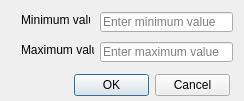
<?xml version="1.0" encoding="UTF-8"?>
<ui version="4.0">
 <class>BigintProperty</class>
 <widget class="QDialog" name="BigintProperty">
  <property name="geometry">
   <rect>
    <x>0</x>
    <y>0</y>
    <width>244</width>
    <height>101</height>
   </rect>
  </property>
  <property name="windowTitle">
   <string>Whole number properties</string>
  </property>
  <widget class="QDialogButtonBox" name="buttonBox">
   <property name="geometry">
    <rect>
     <x>74</x>
     <y>74</y>
     <width>156</width>
     <height>23</height>
    </rect>
   </property>
   <property name="orientation">
    <enum>Qt::Horizontal</enum>
   </property>
   <property name="standardButtons">
    <set>QDialogButtonBox::Cancel|QDialogButtonBox::Ok</set>
   </property>
  </widget>
  <widget class="QLineEdit" name="edtMinVal">
   <property name="geometry">
    <rect>
     <x>100</x>
     <y>12</y>
     <width>133</width>
     <height>20</height>
    </rect>
   </property>
   <property name="placeholderText">
    <string>Enter minimum value</string>
   </property>
  </widget>
  <widget class="QLineEdit" name="edtMaxVal">
   <property name="geometry">
    <rect>
     <x>100</x>
     <y>42</y>
     <width>133</width>
     <height>20</height>
    </rect>
   </property>
   <property name="placeholderText">
    <string>Enter maximum value</string>
   </property>
  </widget>
  <widget class="QLabel" name="label_2">
   <property name="geometry">
    <rect>
     <x>21</x>
     <y>42</y>
     <width>73</width>
     <height>16</height>
    </rect>
   </property>
   <property name="text">
    <string>Maximum value</string>
   </property>
  </widget>
  <widget class="QLabel" name="label">
   <property name="geometry">
    <rect>
     <x>21</x>
     <y>12</y>
     <width>69</width>
     <height>16</height>
    </rect>
   </property>
   <property name="text">
    <string>Minimum value</string>
   </property>
  </widget>
 </widget>
 <resources/>
 <connections>
  <connection>
   <sender>buttonBox</sender>
   <signal>accepted()</signal>
   <receiver>BigintProperty</receiver>
   <slot>accept()</slot>
   <hints>
    <hint type="sourcelabel">
     <x>248</x>
     <y>254</y>
    </hint>
    <hint type="destinationlabel">
     <x>157</x>
     <y>274</y>
    </hint>
   </hints>
  </connection>
  <connection>
   <sender>buttonBox</sender>
   <signal>rejected()</signal>
   <receiver>BigintProperty</receiver>
   <slot>reject()</slot>
   <hints>
    <hint type="sourcelabel">
     <x>316</x>
     <y>260</y>
    </hint>
    <hint type="destinationlabel">
     <x>286</x>
     <y>274</y>
    </hint>
   </hints>
  </connection>
 </connections>
</ui>
